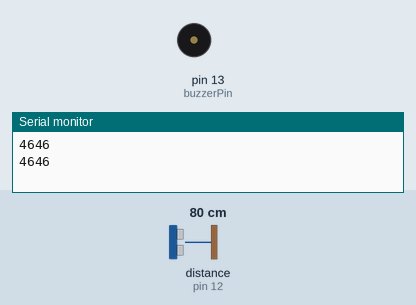
This sketch was run on a simulated Arduino Uno, built with avr-gcc and run on an emulated ATmega328P. On the bench: buzzer (waves = sounding, pin HIGH), the last lines printed to the serial monitor. Wiring (inferred from the names in the program): ultrasonic range finder: trigger pin 11; echo pin 12. The inputs (shaded band) are chosen by the test bench; at power-on: distance to the obstacle (sensor on pin 12) 80 cm. The echo pulse lasts 58.3 µs per cm; pins used as bus, display or sensor lines are not drawn.

Above: at 5.0 s.
At 11.6 s:
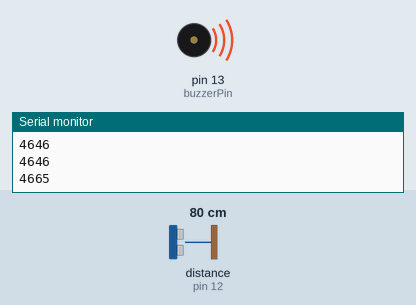
Timing chart, 0 to 17.0 s (numbered marks = the images above):
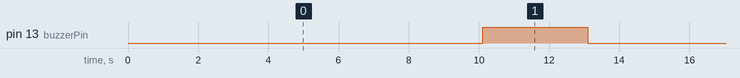

The sketch:

close_the_door.ino
```cpp
// Trig接Arduino板的Digital 5口，触发测距；Echo接Digital 4口，接收距离信号。

int inputPin=12; // 定义超声波信号接收接口
int outputPin=11; // 定义超声波信号发出接口
int buzzerPin=13;
int DISTANCE = 5540;  //6000out   5540door
int LONGDISTANCE = 6000;
void setup()
{
    Serial.begin(9600);
    pinMode(buzzerPin,OUTPUT);
    pinMode(inputPin, INPUT);
    pinMode(outputPin, OUTPUT);
}
int  rangeFinder()
{
      digitalWrite(outputPin, LOW); // 使发出发出超声波信号接口低电平2μs
      delayMicroseconds(2);
      digitalWrite(outputPin, HIGH); // 使发出发出超声波信号接口高电平10μs，这里是至少10μs
      delayMicroseconds(10);
      digitalWrite(outputPin, LOW); // 保持发出超声波信号接口低电平
      int distance = pulseIn(inputPin, HIGH); // 读出脉冲时间
      //distance= distance/58; // 将脉冲时间转化为距离（单位：厘米）
      Serial.println(distance); //输出距离值
      delay(50);
      return distance;
}
void loop()

{
  int distance = rangeFinder();
  Serial.println(distance);
  if (distance <=DISTANCE ||distance >=LONGDISTANCE)
  {
        delay(10000);
        int newDistance = rangeFinder();
        if(newDistance <= DISTANCE ||newDistance >=LONGDISTANCE){
          digitalWrite(buzzerPin,HIGH);
          delay(3000);
          digitalWrite(buzzerPin,LOW);
           Serial.println(6666);
          Serial.println(distance);

          }
        else {digitalWrite(buzzerPin,LOW);Serial.println(distance);}
  }  else {
        digitalWrite(buzzerPin,LOW);
        Serial.println(distance);
    }
}
```

Measured:
- by itself, pin 13 (buzzerPin): alternates HIGH for 3.0 s and LOW for 10.1 s
